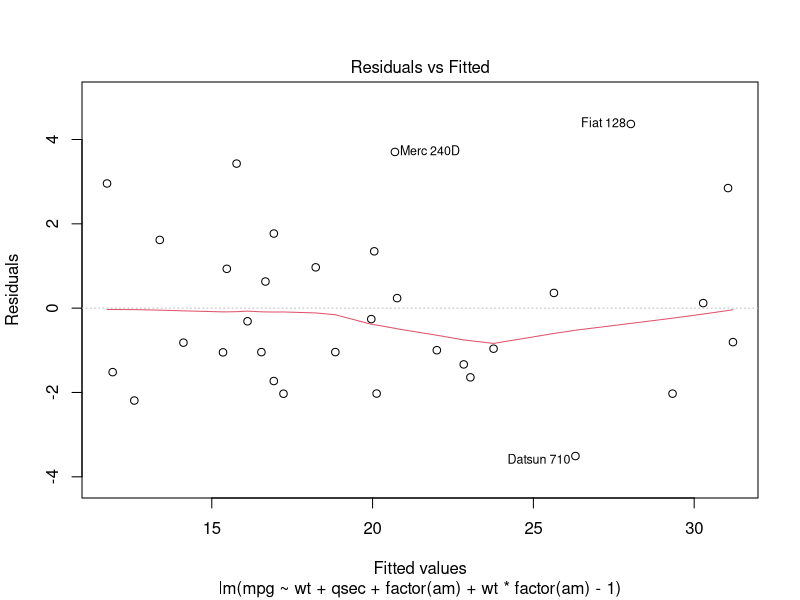
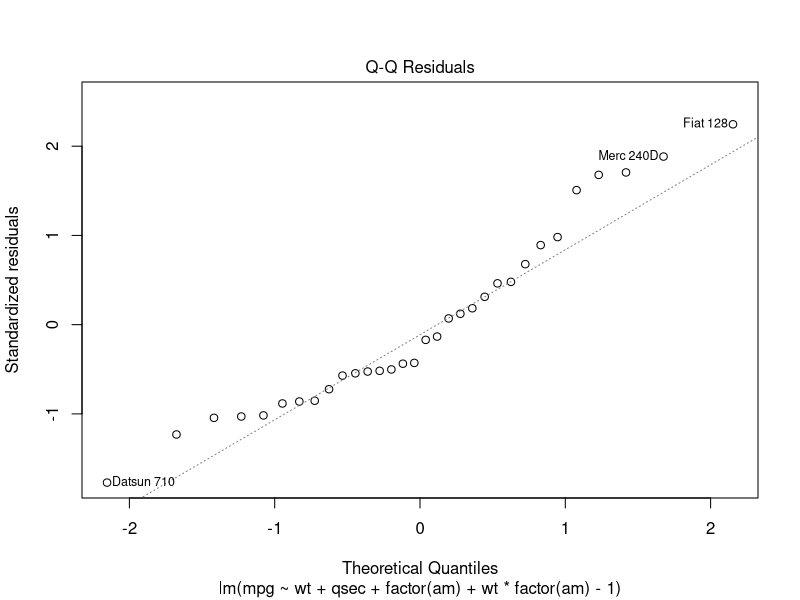

Source code (R) for these figures, in order:
## ---- chunk 1
data(mtcars)
dim(mtcars)
names(mtcars)
## ---- chunk 2
head(mtcars)
## ---- chunk 3
summary(lm(mpg~.-1, data=mtcars))$coef
## ---- chunk 4
fit <- lm(mpg~wt+qsec+factor(am)-1, data=mtcars)
summary(fit)$coef
summary(fit)$r.squared
## ---- chunk 5
cor(mtcars["am"], mtcars[c("wt", "qsec")])
## ---- chunk 6
fit <- lm(mpg~wt+qsec+factor(am)+wt*factor(am)-1, data=mtcars)
summary(fit)$coef
summary(fit)$r.squared
## ---- chunk 7
plot(fit, which=1)
## ---- chunk 8
plot(fit, which=2)
## ---- chunk 9
round(dfbetas(fit)[c("Datsun 710", "Fiat 128", "Merc 240D"),], 3)
head(round(dfbetas(fit), 3), 2)
## ---- chunk 10

## ---- chunk 11

